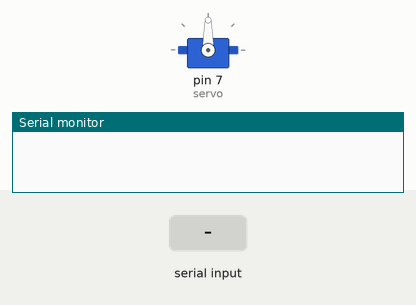
A sketch run on a simulated Arduino Uno, built with avr-gcc and run on an emulated ATmega328P. On the bench: servo, the last lines printed to the serial monitor. Inputs (shaded band) come from the test bench.

Above: at 1.2 s.
1.3 s: "90,45\n" received over Serial
At 2.7 s:
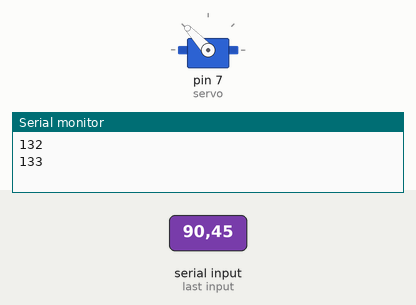
3.0 s: "30,150\n" received over Serial
At 4.2 s:
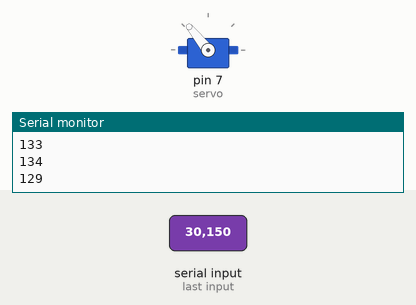
Timing chart, 0 to 6.0 s (numbered marks = the images above; inputs shaded):
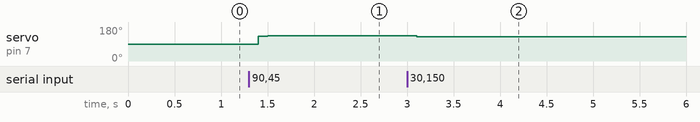

The sketch:

faceDetectionConnection.ino
```cpp
//using https://www.learnrobotics.org/blog/face-tracking-opencv/
#include <Servo.h>
Servo servo;

String readString;

int servoX = 0 ;
// ^ this is the minimum amount the
// difference in positions sent has to be,
// to prevent the eye from just oscillating like crazy.
int prevPos = 10;

const int minPos = 70;
const int maxPos = 128;

const int minDif = 10;
void setup() {
  servo.attach(7);
  Serial.begin(9600);

}


void loop() {
  if(Serial.available()) {
     int input = Serial.parseInt(); //read & store any incoming integers
     if (input > 0) {

        servoX = map(input, 200, 1700, maxPos, minPos);
        if ((servoX - prevPos) > minDif) {

          Serial.println(servoX);
          //^^ change the range of x coordinates from the width of the video captured (200-1500)
          // to the rotation of the servo (0-170).
          servo.write(servoX); //move the servo by the amount entered

        } else {
          delay(50);
        }
     }
  }
  delay(100);

}

//b'1166\r\n'
```

Measured:
- after the input at 1.3 s, servo on pin 7 (servo): 90° → 132° after 0.10 s, → 133° 0.10 s later
- after the input at 3.0 s, servo on pin 7 (servo): 133° → 134° at once, → 129° 0.10 s later
